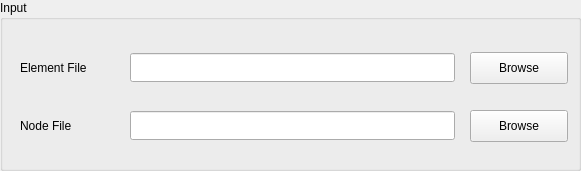
  <widget class="QGroupBox" name="groupBoxInput">
   <property name="geometry">
    <rect>
     <x>15</x>
     <y>17</y>
     <width>581</width>
     <height>171</height>
    </rect>
   </property>
   <property name="title">
    <string>Input</string>
   </property>
   <widget class="QPushButton" name="pushButtonElementFile">
    <property name="geometry">
     <rect>
      <x>470</x>
      <y>52</y>
      <width>98</width>
      <height>32</height>
     </rect>
    </property>
    <property name="text">
     <string>Browse</string>
    </property>
    <property name="checkable">
     <bool>false</bool>
    </property>
    <property name="autoDefault">
     <bool>false</bool>
    </property>
    <property name="flat">
     <bool>false</bool>
    </property>
   </widget>
   <widget class="QLabel" name="textLabel1">
    <property name="geometry">
     <rect>
      <x>20</x>
      <y>52</y>
      <width>87</width>
      <height>31</height>
     </rect>
    </property>
    <property name="text">
     <string>Element File</string>
    </property>
   </widget>
   <widget class="QLineEdit" name="lineEditElementFile">
    <property name="geometry">
     <rect>
      <x>130</x>
      <y>53</y>
      <width>325</width>
      <height>29</height>
     </rect>
    </property>
    <property name="font">
     <font>
      <pointsize>14</pointsize>
      <weight>75</weight>
      <bold>true</bold>
     </font>
    </property>
   </widget>
   <widget class="QLineEdit" name="lineEditNodeFile">
    <property name="geometry">
     <rect>
      <x>130</x>
      <y>111</y>
      <width>325</width>
      <height>29</height>
     </rect>
    </property>
    <property name="font">
     <font>
      <pointsize>14</pointsize>
      <weight>75</weight>
      <bold>true</bold>
     </font>
    </property>
   </widget>
   <widget class="QPushButton" name="pushButtonNodeFile">
    <property name="geometry">
     <rect>
      <x>470</x>
      <y>110</y>
      <width>98</width>
      <height>32</height>
     </rect>
    </property>
    <property name="text">
     <string>Browse</string>
    </property>
    <property name="checkable">
     <bool>false</bool>
    </property>
    <property name="autoDefault">
     <bool>false</bool>
    </property>
    <property name="flat">
     <bool>false</bool>
    </property>
   </widget>
   <widget class="QLabel" name="textLabel1_3">
    <property name="geometry">
     <rect>
      <x>20</x>
      <y>110</y>
      <width>87</width>
      <height>31</height>
     </rect>
    </property>
    <property name="text">
     <string>Node File</string>
    </property>
   </widget>
  </widget>
